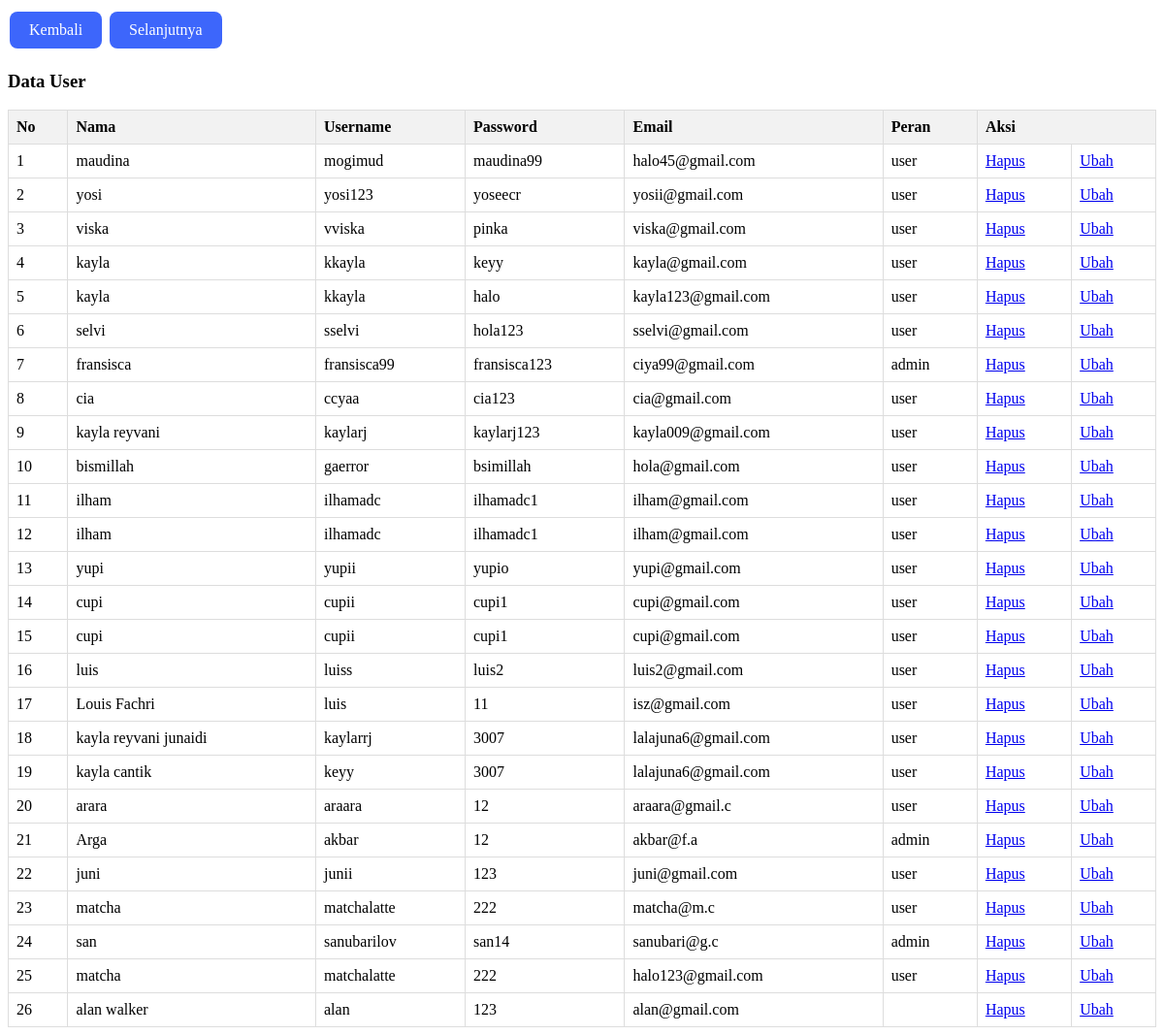
Page /tabel.php on the committed database.
### tables this page shows
CREATE TABLE `user` (
  `id` int(11) NOT NULL,
  `name` varchar(100) DEFAULT NULL,
  `username` varchar(100) DEFAULT NULL,
  `password` varchar(100) DEFAULT NULL,
  `email` varchar(100) DEFAULT NULL,
  `role` varchar(100) DEFAULT NULL
);

### tabel.php (the view, shortened to what this page needs)
<!DOCTYPE html>
<html lang="en">
<head>
</head>
<body>
    <a href="admin.php" class="button">Kembali</a>
    <a href="twisata.php" class="button">Selanjutnya</a>
    <h3>Data User</h3>
    <table border="1" class="table">
        <tr>
            <th>No</th>
            <th>Nama</th>
            <th>Username</th>
            <th>Password</th>
            <th>Email</th>
            <th>Peran</th>
            <th colspan="2">Aksi</th>
        </tr>
        <?php
        include 'koneksi.php';
        $result = mysqli_query($mysqli, "SELECT * FROM user") or die (mysqli_error($mysqli));
        $no = 1;
        while($data = mysqli_fetch_array($result)) {
        ?>
        <tr>
            <td><?php echo $no++; ?></td>
            <td><?php echo $data['name']; ?></td>
            <td><?php echo $data['username']; ?></td>
            <td><?php echo $data['password']; ?></td>
            <td><?php echo $data['email']; ?></td>
            <td><?php echo $data['role']; ?></td>
            <td><a href='delete.php?id=<?php echo $data["id"];?>'>Hapus</a></td>
            <td><a href='update.php?id=<?php echo $data["id"];?>'>Ubah</a></td>
        </tr>
        <?php } ?>
    </table>
</body>
</html>

### tabel.php (style rules this page uses)
.button { display: inline-block; padding: 10px 20px; background-color: #3d66fb; color: white; text-align: center; font-size: 16px; margin: 4px 2px; transition-duration: 0.4s; cursor: pointer; border: none; border-radius: 8px; text-decoration: none; }
.table { width: 100%; border-collapse: collapse; }
.table th, .table td { border: 1px solid #ddd; padding: 8px; text-align: left; }
.table th { background-color: #f2f2f2; }

### rows in the picture
user: name "maudina", username "mogimud", password "maudina99", email "halo45@gmail.com", role "user"
user: name "yosi", username "yosi123", password "yoseecr", email "yosii@gmail.com", role "user"
user: name "viska", username "vviska", password "pinka", email "viska@gmail.com", role "user"
user: name "kayla", username "kkayla", password "keyy", email "kayla@gmail.com", role "user"
user: name "kayla", username "kkayla", password "halo", email "kayla123@gmail.com", role "user"
user: name "selvi", username "sselvi", password "hola123", email "sselvi@gmail.com", role "user"
user: name "fransisca", username "fransisca99", password "fransisca123", email "ciya99@gmail.com", role "admin"
user: name "cia", username "ccyaa", password "cia123", email "cia@gmail.com", role "user"
user: name "kayla reyvani", username "kaylarj", password "kaylarj123", email "kayla009@gmail.com", role "user"
user: name "bismillah", username "gaerror", password "bsimillah", email "hola@gmail.com", role "user"
user: name "ilham", username "ilhamadc", password "ilhamadc1", email "ilham@gmail.com", role "user"
user: name "ilham", username "ilhamadc", password "ilhamadc1", email "ilham@gmail.com", role "user"
user: name "yupi", username "yupii", password "yupio", email "yupi@gmail.com", role "user"
user: name "cupi", username "cupii", password "cupi1", email "cupi@gmail.com", role "user"
user: name "cupi", username "cupii", password "cupi1", email "cupi@gmail.com", role "user"
user: name "luis", username "luiss", password "luis2", email "luis2@gmail.com", role "user"
user: name "Louis Fachri", username "luis", password "11", email "isz@gmail.com", role "user"
user: name "kayla reyvani junaidi", username "kaylarrj", password "3007", email "lalajuna6@gmail.com", role "user"
user: name "kayla cantik", username "keyy", password "3007", email "lalajuna6@gmail.com", role "user"
user: name "arara", username "araara", password "12", email "araara@gmail.c", role "user"
user: name "Arga", username "akbar", password "12", email "akbar@f.a", role "admin"
user: name "juni", username "junii", password "123", email "juni@gmail.com", role "user"
user: name "matcha", username "matchalatte", password "222", email "matcha@m.c", role "user"
user: name "san", username "sanubarilov", password "san14", email "sanubari@g.c", role "admin"
user: name "matcha", username "matchalatte", password "222", email "halo123@gmail.com", role "user"
user: name "alan walker", username "alan", password "123", email "alan@gmail.com"
